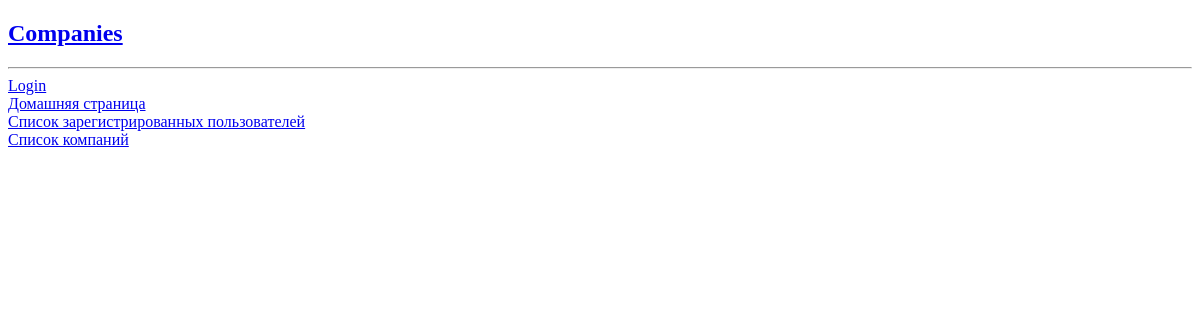
/companies/, run on an earlier commit of the app's database.
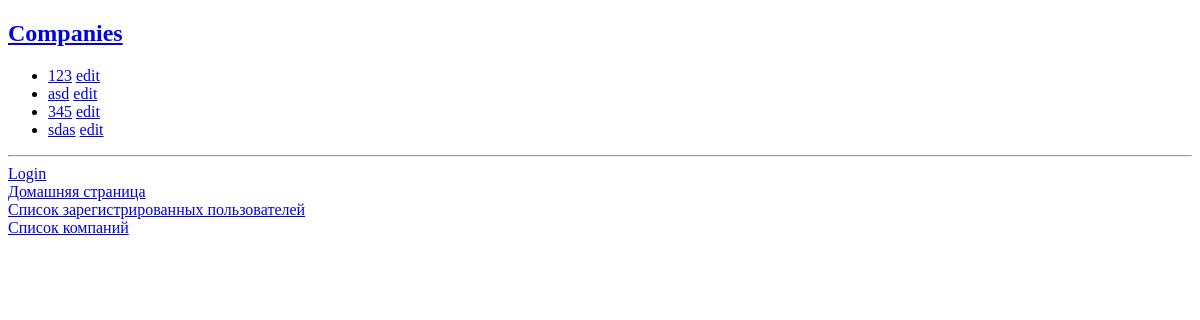
And on a later commit of the database.
### companies/models.py (models this page shows, shortened)
class Company(models.Model):
    title = models.CharField('Название', max_length=50)
    description = models.TextField('Информация о компании', max_length=500, blank=True)
    news = models.TextField('Новости компании', blank=True)
    foundation_date = models.DateField('Дата основания: YYYY-mm-dd', null=True, blank=True)
    avatar = models.ImageField('Аватар', upload_to='company /%Y/%m/%d/', blank=True)
    def get_absolute_url(self):
        return reverse_lazy('companies:company_detail', kwargs={'pk': self.pk})
    class Meta:
         verbose_name = "Company"
         verbose_name_plural = "Companies"

### companies/views.py (the view)
# urls.py: path('', views.CompanyList.as_view(), name='company_list'),
class CompanyList(ListView):
    context_object_name = 'companies'
    model = Company
    def get_queryset(self):
        qs = super().get_queryset()
        return qs.exclude(title__iexact='No company')

### companies/templates/companies/company_list.html (shortened to what this page needs)
{% extends "base.html" %}
{% block content %}
    <h2><a href="{% url 'companies:company_list' %}">Companies</a></h2>
    <ul>
        {% for company in companies %}
            <li><a href="{{ company.get_absolute_url }}">{{ company.title }}</a>
                <a href="{% url 'companies:company_edit' company.id %}">edit</a>
            </li>
        {% endfor %}
    </ul>
{% endblock %}

What changed in the data, as far as the page shows it:
added Company: title "123"
added Company: title "asd"
added Company: title "345"
now on this page (row edited): Company: title "sdas"
